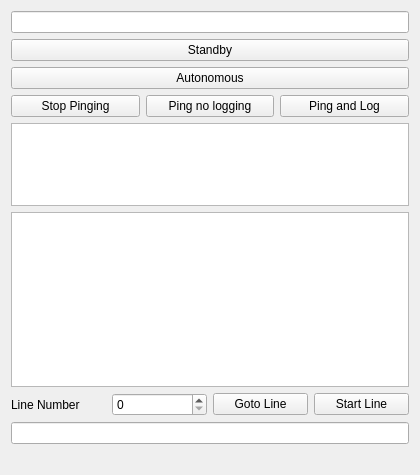
<?xml version="1.0" encoding="UTF-8"?>
<ui version="4.0">
 <class>ROSDetails</class>
 <widget class="QWidget" name="ROSDetails">
  <property name="geometry">
   <rect>
    <x>0</x>
    <y>0</y>
    <width>420</width>
    <height>475</height>
   </rect>
  </property>
  <layout class="QVBoxLayout" name="verticalLayout">
   <item>
    <layout class="QHBoxLayout" name="horizontalLayout_2">
     <item>
      <widget class="QLineEdit" name="sogLineEdit">
       <property name="readOnly">
        <bool>true</bool>
       </property>
      </widget>
     </item>
    </layout>
   </item>
   <item>
    <widget class="QPushButton" name="standbyPushButton">
     <property name="text">
      <string>Standby</string>
     </property>
    </widget>
   </item>
   <item>
    <widget class="QPushButton" name="autonomousPushButton">
     <property name="text">
      <string>Autonomous</string>
     </property>
    </widget>
   </item>
   <item>
    <layout class="QHBoxLayout" name="horizontalLayout_3">
     <item>
      <widget class="QPushButton" name="stopPingingPushButton">
       <property name="text">
        <string>Stop Pinging</string>
       </property>
      </widget>
     </item>
     <item>
      <widget class="QPushButton" name="startPingingPushButton">
       <property name="text">
        <string>Ping no logging</string>
       </property>
      </widget>
     </item>
     <item>
      <widget class="QPushButton" name="pingAndLogPushButton">
       <property name="text">
        <string>Ping and Log</string>
       </property>
      </widget>
     </item>
    </layout>
   </item>
   <item>
    <widget class="QTextBrowser" name="vehicleStatusTextBrowser">
     <property name="minimumSize">
      <size>
       <width>0</width>
       <height>75</height>
      </size>
     </property>
    </widget>
   </item>
   <item>
    <widget class="QTextBrowser" name="missionStatusTextBrowser">
     <property name="minimumSize">
      <size>
       <width>0</width>
       <height>175</height>
      </size>
     </property>
     <property name="contextMenuPolicy">
      <enum>Qt::CustomContextMenu</enum>
     </property>
    </widget>
   </item>
   <item>
    <layout class="QHBoxLayout" name="horizontalLayout">
     <item>
      <widget class="QLabel" name="lineNumberLabel">
       <property name="text">
        <string>Line Number</string>
       </property>
      </widget>
     </item>
     <item>
      <widget class="QSpinBox" name="lineNumberSpinBox">
       <property name="maximum">
        <number>999999</number>
       </property>
      </widget>
     </item>
     <item>
      <widget class="QPushButton" name="gotoLinePushButton">
       <property name="text">
        <string>Goto Line</string>
       </property>
      </widget>
     </item>
     <item>
      <widget class="QPushButton" name="startLinePushButton">
       <property name="text">
        <string>Start Line</string>
       </property>
      </widget>
     </item>
    </layout>
   </item>
   <item>
    <widget class="QLineEdit" name="rangeBearingLineEdit">
     <property name="readOnly">
      <bool>true</bool>
     </property>
    </widget>
   </item>
   <item>
    <widget class="QLabel" name="timeLatencyLabel">
     <property name="text">
      <string/>
     </property>
    </widget>
   </item>
  </layout>
 </widget>
 <resources/>
 <connections/>
</ui>
